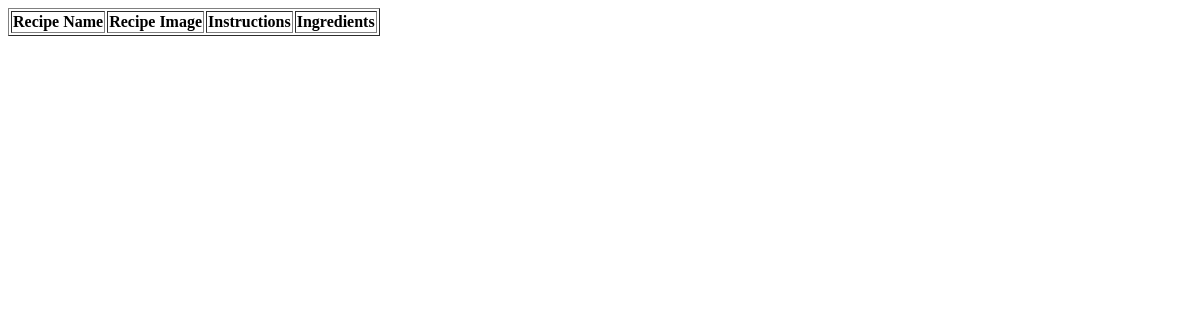
Before: /recipe_admin/view/ with the older database file.
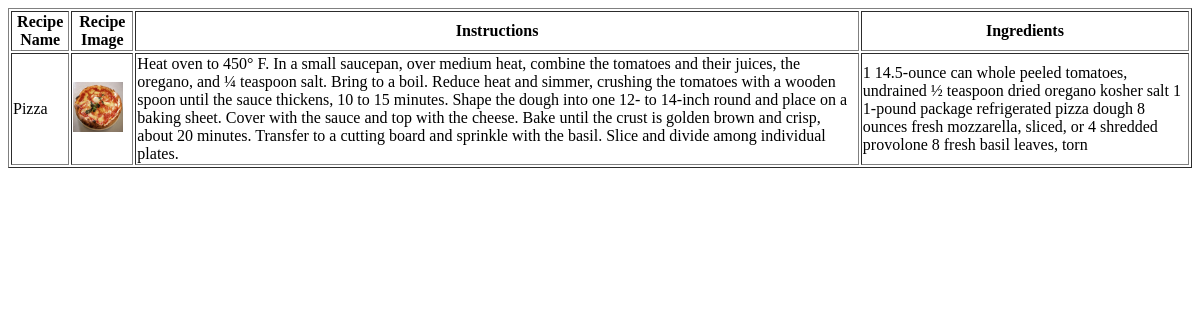
After: the same page with the newer database file.
### Recipe_adminapp/models.py (models this page shows, shortened)
class Recipedb(models.Model):
    recipe_name = models.CharField(max_length=30)
    recipe_image = models.ImageField(upload_to='SampleImage', default='null.jpg')
    instruction = models.TextField()
    ingredients = models.TextField()

### Recipe_adminapp/views.py (the view)
# urls.py: path('view/', views.view, name='view'),
def view(request):
    data = Recipedb.objects.all()
    return render(request, 'view_recipe.html', {'data': data})

### Recipe_adminapp/templates/view_recipe.html (shortened to what this page needs)
<!DOCTYPE html>
<html lang="en">
    <head>
    </head>
    <body>
        <table border="1">
            <tr>
                <th>Recipe Name</th>
                <th>Recipe Image</th>
                <th>Instructions</th>
                <th>Ingredients</th>
            </tr>
            {% for i in data %}
            <tr>
                <td>{{ i.recipe_name }}</td>
                <td><img src="{{ i.recipe_image.url }}" style="width: 50px;
                        height: 50px;" alt=""></td>
                <td>{{ i.instruction }}</td>
                <td>{{ i.ingredients }}</td>
            </tr>
            {% endfor %}
        </table>
    </body>
</html>

Changed rows visible on the page:
added Recipedb: recipe_name "Pizza", recipe_image (picture), instruction "Heat oven to 450° F. In a small saucepan, over medium heat, combine the tomatoes and their juices, the oregano, and ¼ teaspoon salt. Bring to a boil. Reduce heat and simmer, crushing the tomatoes with a wooden spoon until the sauce thickens, 10 to 15 minutes. Shape the dough into one 12- to 14-inch round and place on a baking sheet. Cover with the sauce and top with the cheese. Bake until the crust is golden brown and crisp, about 20 minutes. Transfer to a cutting board and sprinkle with the basil. Slice and divide among individual plates.", ingredients "1 14.5-ounce can whole peeled tomatoes, undrained ½ teaspoon dried oregano kosher salt 1 1-pound package refrigerated pizza dough 8 ounces fresh mozzarella, sliced, or 4 shredded provolone 8 fresh basil leaves, torn"
